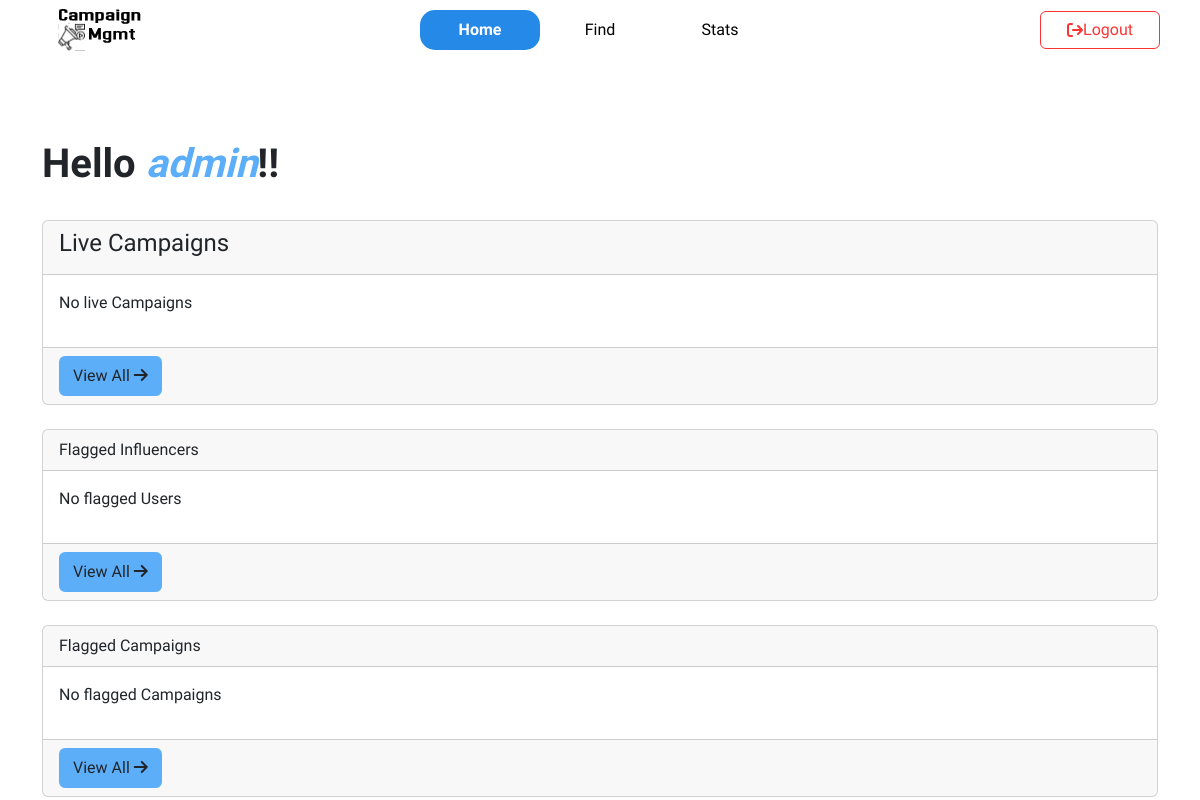
The page /home (signed in) on the database as committed earlier.
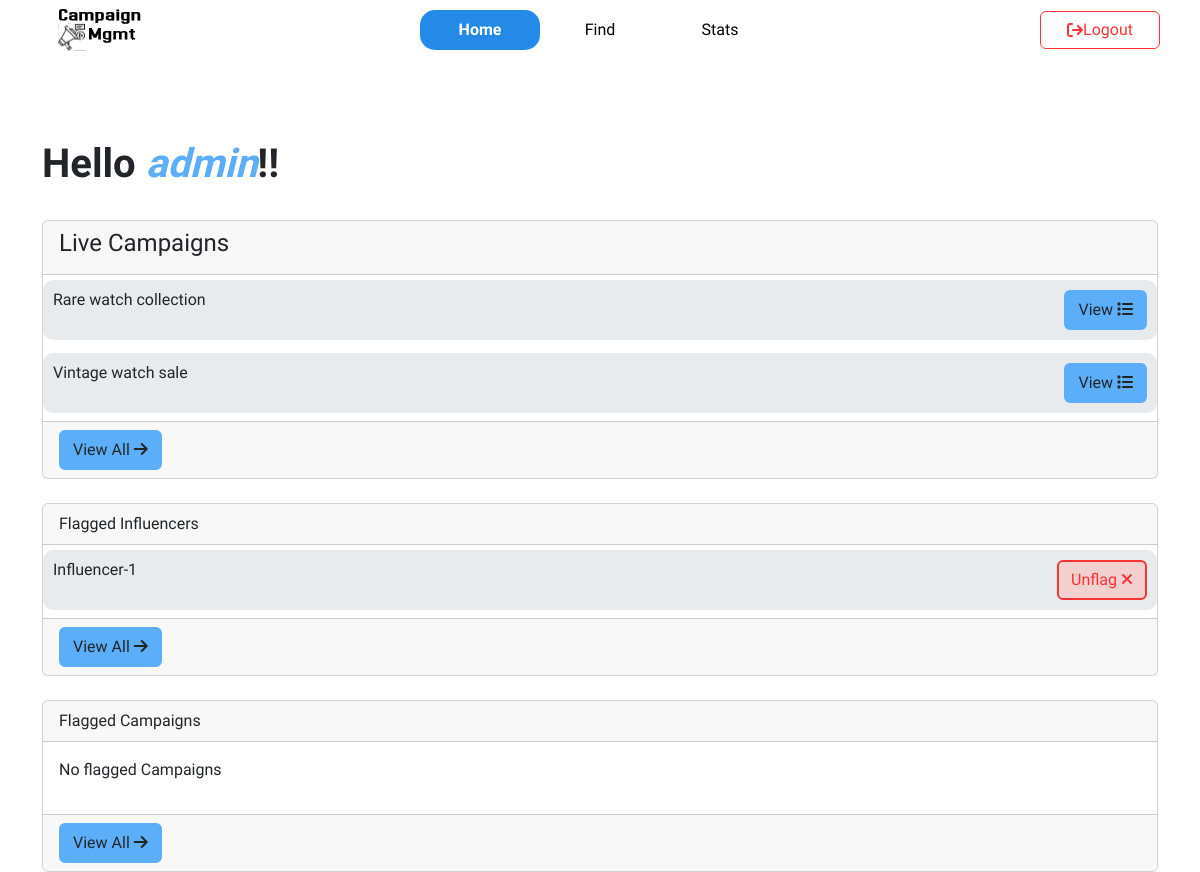
The same page on the database as committed later.
### model.py (models this page shows)
class Campaign(db.Model):
    id = db.Column(db.Integer, primary_key=True, autoincrement=True)
    spon_id = db.Column(db.Integer, db.ForeignKey('sponsor.id'), nullable=False)
    name = db.Column(db.String(80), nullable=False)
    budget = db.Column(db.Integer, nullable=False)
    description = db.Column(db.String(255))
    category = db.Column(db.String(50))
    status = db.Column(db.String(20))
    start_date = db.Column(db.Date, nullable=True)
    end_date = db.Column(db.Date, nullable=True)
    goal_users = db.Column(db.String(80))
    is_flagged = db.Column(db.Boolean)
    ads = db.relationship('Ad', backref='campaign', lazy=True, cascade='all, delete-orphan')

class Influencer(db.Model):
    id = db.Column(db.Integer, db.ForeignKey('user.id'), primary_key=True)
    name = db.Column(db.String(20), unique=False, nullable=True)
    desc = db.Column(db.String(256))
    industry = db.Column(db.String(40))
    niche = db.Column(db.String(40))
    cover_photo = db.Column(db.LargeBinary, nullable=False)
    is_verified = db.Column(db.Boolean, default=False)
    is_flagged = db.Column(db.Boolean, default=False)
    rating = db.Column(db.Float)
    insta_id = db.Column(db.String(40))
    insta_followers = db.Column(db.String(8))
    youtube_id = db.Column(db.String(40))
    youtube_channel = db.Column(db.String(40))
    youtube_followers = db.Column(db.String(8))
    x_id = db.Column(db.String(40))
    x_name = db.Column(db.String(40))
    x_followers = db.Column(db.String(8))
    ads = db.relationship('Ad', backref='influencer', lazy=True, cascade='all, delete-orphan')
    ad_requests = db.relationship('Ad_request', backref='influencer', lazy=True, cascade='all, delete-orphan')

### routes_admin.py (the view)
@app.route('/home')
@admin_required
def admin_home():
    current_date = date.today()
    camps = Campaign.query.filter( Campaign.end_date > current_date).all()
    flag_users = Influencer.query.filter(Influencer.is_flagged).all()
    flag_camps = Campaign.query.filter(Campaign.is_flagged).all()
    return render_template('admin/home_admin.html', active='home',user=session['username'],campaigns=camps,flag_users=flag_users,flag_campaigns=flag_camps)

### wrappers.py (called while the page is built)
def login_required(func):
    @wraps(func)
    def wrapper(*args, **kwargs):
        if 'username' not in session:
            flash("You need to login first","danger")
            return redirect(url_for('login'))
        retrieve_user()
        if not user:
            session.clear()
            return redirect(url_for('login'))
        return func(*args, **kwargs)
    return wrapper

def retrieve_user():
    global user
    user = User.query.filter_by(username=session['username']).first()

def admin_required(func):
    @wraps(func)
    @login_required
    def wrapper():
        if user.username != session['username'] or user.role != session['role'] or user.role != 'admin':
            session.clear()
            flash("Not authorized","danger")
            return redirect(url_for('login'))
        return func()
    return wrapper

### templates/admin/home_admin.html (shortened to what this page needs)
{% extends 'layout_inner.html' %}
{% block content %}
<div class="container">
    <h1>Hello <span class="heading">{{user}}</span>!!</h1>
    <br>
    <div class="live_campaigns">
        <div class="card">
            <div class="card-header"><h4>Live Campaigns</h4></div>
                {% for camp in campaigns[:3]%}
                <div class="cust_card">
                    <div class="cust_card_body" style="width: 50%;">
                        <h6 class="card-title">{{camp.name}}</h6>
                    </div>
                    <div class="cust_card_body_right center-item">
                        <a href="{{ url_for('view_campaign', campaign_id=camp.id) }}" class="btn">View <i class="fa fa-list" aria-hidden="true"></i></a>
                    </div>
                </div>
                {% endfor %}
                {% if campaigns|length == 0 %}
                <div class="card-body">
                    <p>No live Campaigns</p>
                </div>
                {% endif %}
            <div class="card-footer">
                <form action="">
                    <button class="btn" type="submit">
                        View All <i class="fa fa-arrow-right" aria-hidden="true"></i>
                    </button>
                </form>
            </div>
        </div>
    </div>
    <br>
    <div class="flagged-users">
        <div class="card">
            <div class="card-header">Flagged Influencers</div>
                {% for camp in flag_users[:3]%}
                <div class="cust_card">
                    <div class="cust_card_body" style="width: 50%;">
                        <h6 class="card-title">{{camp.name}}</h6>
                    </div>
                    <div class="cust_card_body_right center-item">
                        <a href="" class="btn btn_red">Unflag <i class="fa fa-close" aria-hidden="true"></i></a>
                    </div>
                </div>
                {% endfor %}
                {% if flag_users|length == 0 %}
                <div class="card-body">
                    <p>No flagged Users</p>
                </div>
                {% endif %}
            <div class="card-footer">
                <form action="">
                    <button class="btn" type="submit">
                        View All <i class="fa fa-arrow-right" aria-hidden="true"></i>
                    </button>
                </form>
            </div>
          </div>
    </div>
    <br>
    <div class="flagged-campaigns">
        <div class="card">
            <div class="card-header">Flagged Campaigns</div>
                {% if flag_campaigns|length == 0 %}
                <div class="card-body">
                    <p>No flagged Campaigns</p>
                </div>
                {% endif %}
            <div class="card-footer">
                <form action="">
                    <button class="btn" type="submit">
                        View All <i class="fa fa-arrow-right" aria-hidden="true"></i>
                    </button>
                </form>
            </div>
          </div>
    </div>
</div>
{% endblock %}

Rows that differ between the two databases and show on the page:
now on this page (row edited): Campaign: name "Rare watch collection"
now on this page (row edited): Campaign: name "Vintage watch sale"
now on this page (row edited): Influencer: name "Influencer-1"
Other text that changed with them:
text no longer shown: "No live Campaigns No flagged Users"
